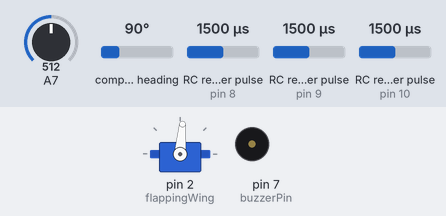
Simulated run of this sketch. Board: Arduino Nano, built with avr-gcc and run on an emulated ATmega328P. Shown: servo, buzzer (waves = sounding, pin HIGH). Wiring (inferred from the names in the program): 3 × RC receiver channel: data pin 8 / data pin 9 / data pin 10. The inputs (shaded band) are chosen by the test bench; at power-on: RC receiver pulse (sensors on pin 8, pin 10, pin 9) 1500 µs, compass heading 90°, A7 = 512.

Above: at 1.2 s.
1.3 s: RC receiver pulse (sensor on pin 8) set to 1020 µs
At 2.3 s:
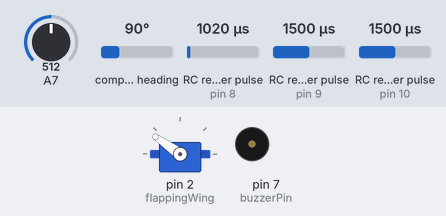
2.8 s: compass heading set to 269°
At 3.6 s:
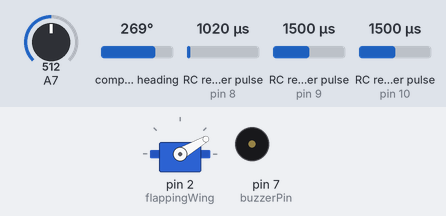
4.3 s: RC receiver pulse (sensor on pin 10) set to 1020 µs
At 5.5 s:
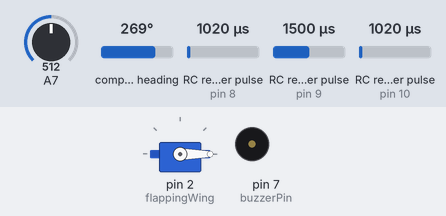
5.8 s: compass heading set to 7°
At 7.0 s:
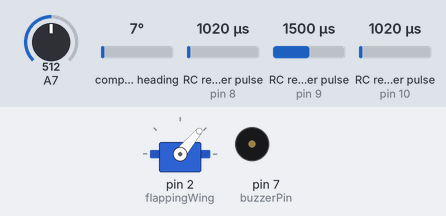
7.3 s: RC receiver pulse (sensor on pin 9) set to 1020 µs
At 8.0 s:
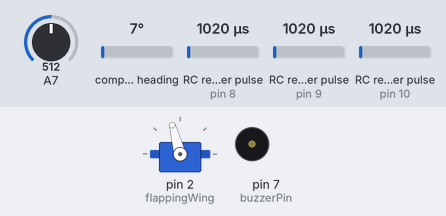
8.8 s: RC receiver pulse (sensor on pin 10) set to 1250 µs
At 9.1 s:
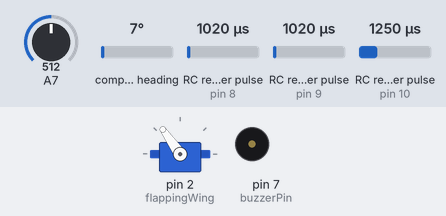
Timing chart, 0 to 11.3 s (numbered marks = the images above; inputs shaded):
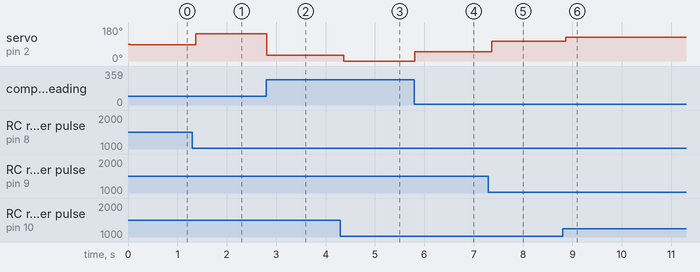

Measured:
- after the input at 1.3 s, servo on pin 2 (flappingWing): 85° → 145° after 0.07 s
- after the input at 2.8 s, servo on pin 2 (flappingWing): 145° → 30° at once
- after the input at 4.3 s, servo on pin 2 (flappingWing): 30° → 0° after 0.07 s
- after the input at 5.8 s, servo on pin 2 (flappingWing): 0° → 50° at once
- after the input at 7.3 s, servo on pin 2 (flappingWing): 50° → 105° after 0.07 s
- after the input at 8.8 s, servo on pin 2 (flappingWing): 105° → 125° after 0.07 s

The sketch:

MonocopterControl18_BananaSineBatteryBuzzer.ino
```cpp
#define rcPin1 8   // Pin 8 Connected to CH1 of Transmitter;
#define rcPin2 9   // Pin 9 Connected to CH2
#define rcPin3 10   // Flap
#define buzzerPin 7
#include <Servo.h>
#include <QMC5883L.h>
#include <Wire.h>
QMC5883L compass;
Servo Servo1;
int flappingWing = 2;
int x_mid = 1520;
int y_mid = 1500;
int z_mid = 1520;
int x = x_mid;  // Receiver Channel 2 PPM value
int y = y_mid;  // Receiver Channel 1 PPM value
int z = z_mid;
float flight_bearing;
float current_bearing;
float flight_magnitude = 0;
float x_vec = 0;
float y_vec = 0;
float z_vec = 0;
float default_angle_1 = 90;
float neutral_angle_1 = default_angle_1;
float servo_angle_1 = default_angle_1;
float flap_constant = 0.002;
float voltageReading = 0;
int cycleCounter = 0;
#define cycleDelay 30


void setup() {
  pinMode(rcPin1, INPUT);
  pinMode(rcPin2, INPUT);
  pinMode(rcPin3, INPUT);
  pinMode(buzzerPin, OUTPUT);

  Servo1.attach(flappingWing);
  Wire.begin();
  compass.init();
  compass.setSamplingRate(200);

  //Serial.begin(9600);
}

void loop() {


  if (cycleCounter == cycleDelay) {
    x = pulseIn(rcPin1, HIGH, 50000);  // (Pin, State, Timeout)
    y = pulseIn(rcPin2, HIGH, 50000);
    z = pulseIn(rcPin3, HIGH, 50000);
    voltageReading = analogRead(A7)*0.00909;
    //Serial.println(voltageReading);
    //voltageReading > 4.00 and
    //if ( voltageReading < 7.45) {
      //digitalWrite(buzzerPin, HIGH);
    //}
    //else {
      //digitalWrite(buzzerPin, LOW);
    //}
    cycleCounter = 0;
  }

  else {
    cycleCounter++;
  }


  x_vec = x_mid - x;
  y_vec = y_mid - y;
  z_vec = z_mid - z;

  int heading = compass.readHeading();


  if(heading==0) {
    /* Still calibrating, so measure but don't print */
  }
  else {
    current_bearing = heading;
  }

  current_bearing = int(int(current_bearing * 0.2) * 5);


  if ((z_vec > 15) or (z_vec < -15)){
    neutral_angle_1 = default_angle_1 - (z_vec * 0.08);

  }

  else {
    neutral_angle_1 = default_angle_1;
  }


  flight_magnitude = sqrt(sq(x_vec) + sq(y_vec));


  if ((x_vec >= 0) && (y_vec >= 0)){
    flight_bearing = 90 - (57.29578 * atan(y_vec / x_vec));

  }

  else if ((x_vec >= 0) && (y_vec < 0)){
    flight_bearing = 90 + (57.29578 * atan(y_vec / - x_vec));

  }

  else if ((x_vec < 0) && (y_vec >= 0)){
    flight_bearing = 270 + (57.29578 * atan(y_vec / - x_vec));

  }

  else if ((x_vec < 0) && (y_vec < 0)){
    flight_bearing = 270 - (57.29578 * atan(y_vec / x_vec));

  }


  if (flight_magnitude > 25) {
    servo_angle_1 = neutral_angle_1 - (flap_constant * flight_magnitude * 57.29578 * sin(0.01745329 * (current_bearing - flight_bearing) + 4.712389));
  }

  else if (flight_magnitude <= 25) {
    servo_angle_1 = neutral_angle_1;
  }

  servo_angle_1 = int(int(servo_angle_1 * 0.2) * 5);


  Servo1.write(servo_angle_1);
  //Serial.println(servo_angle_1);


}
```
